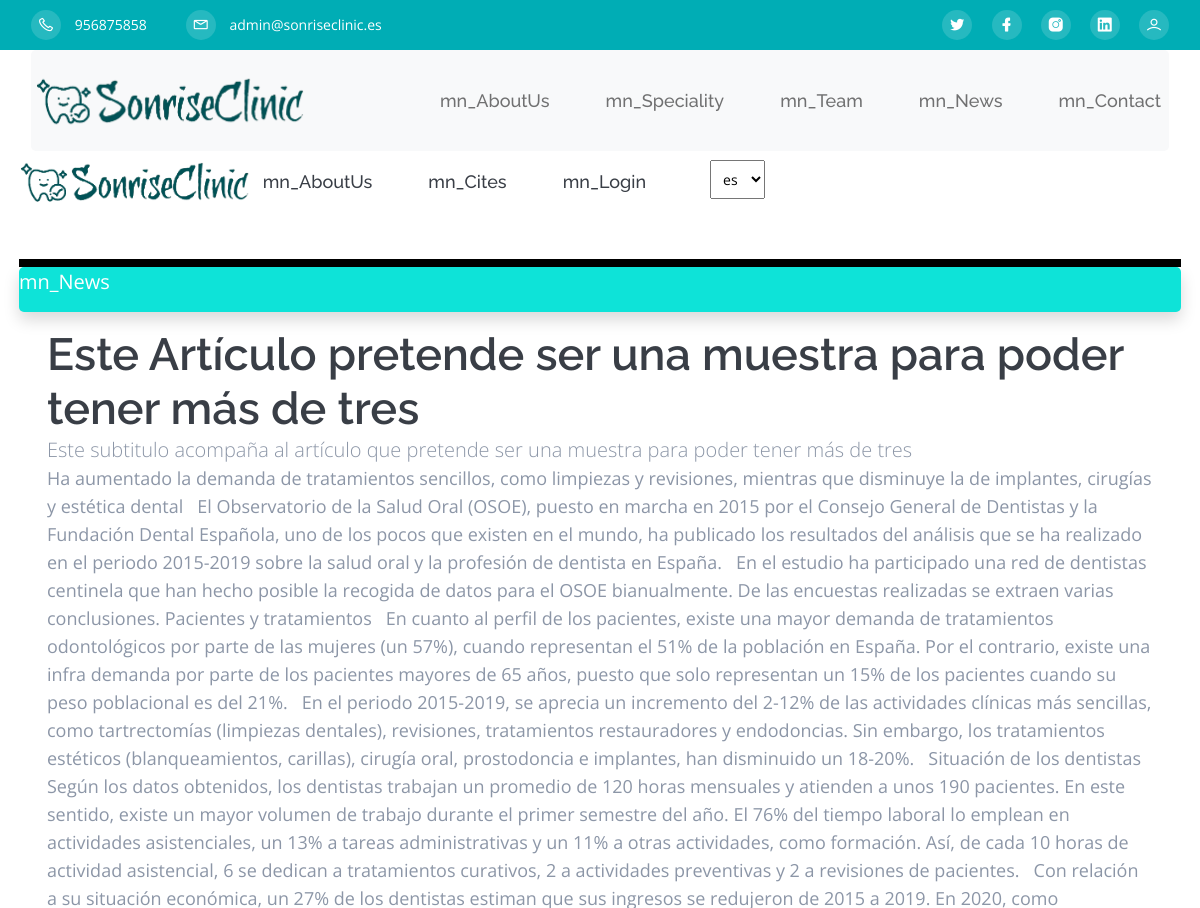
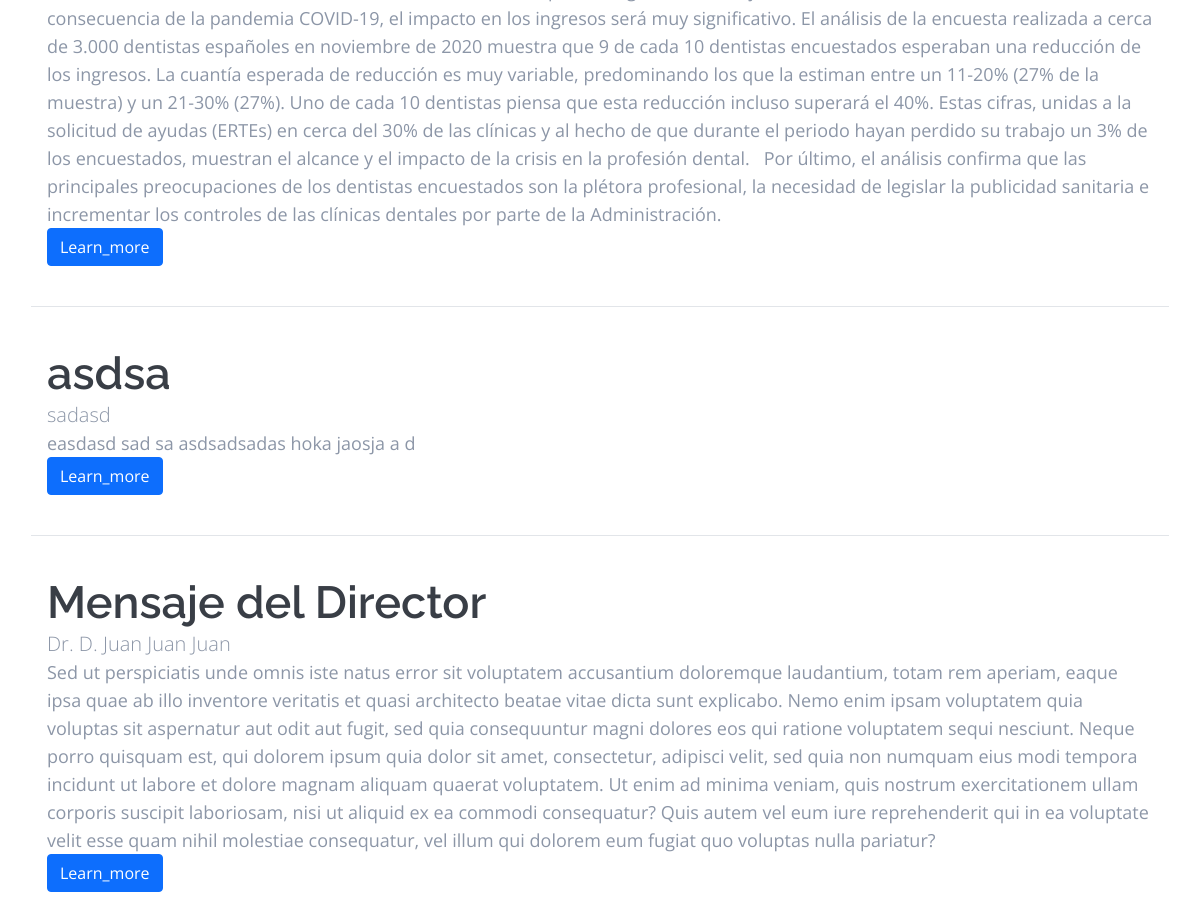
Before: /news.php (upper part) with the older database file (2 pictures, top to bottom).
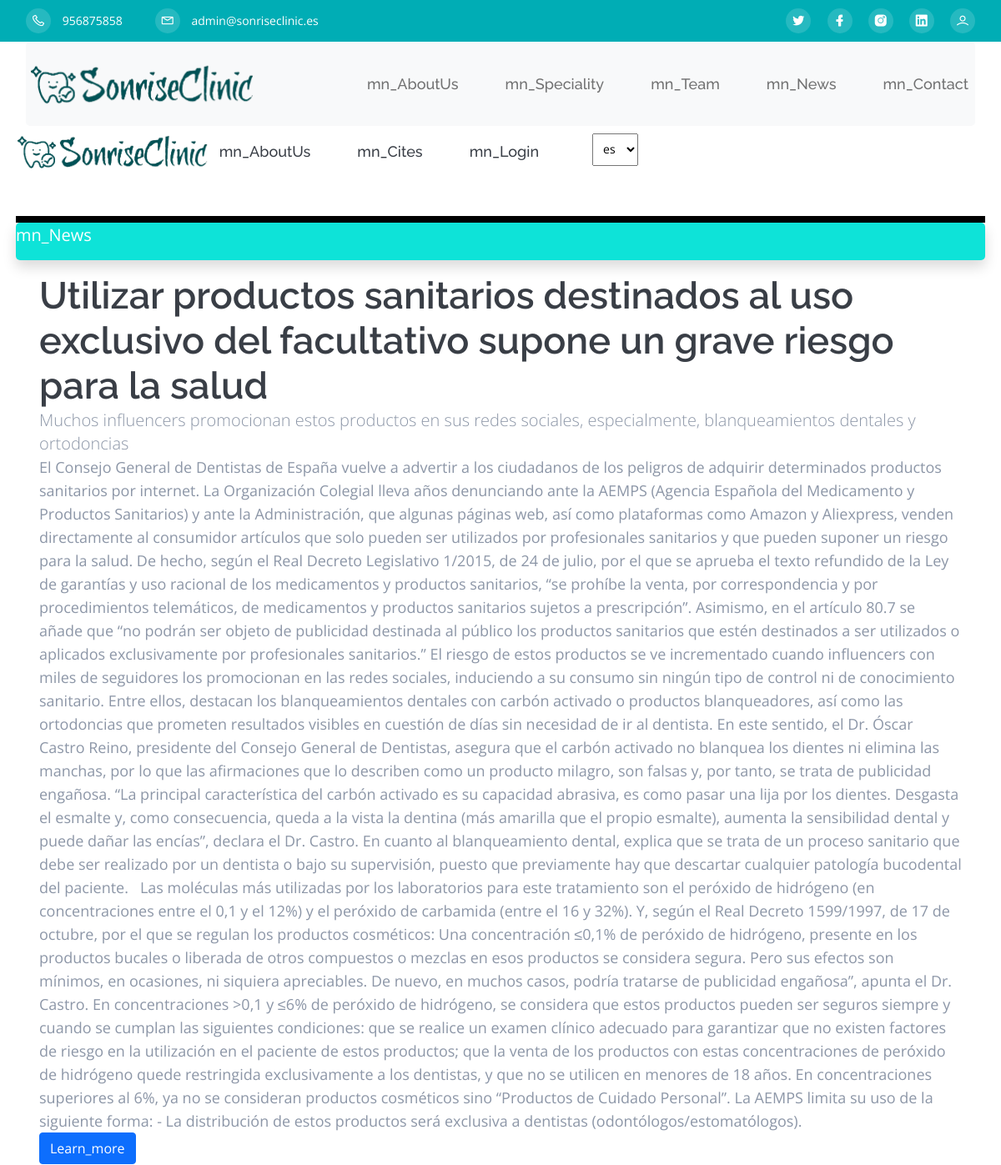
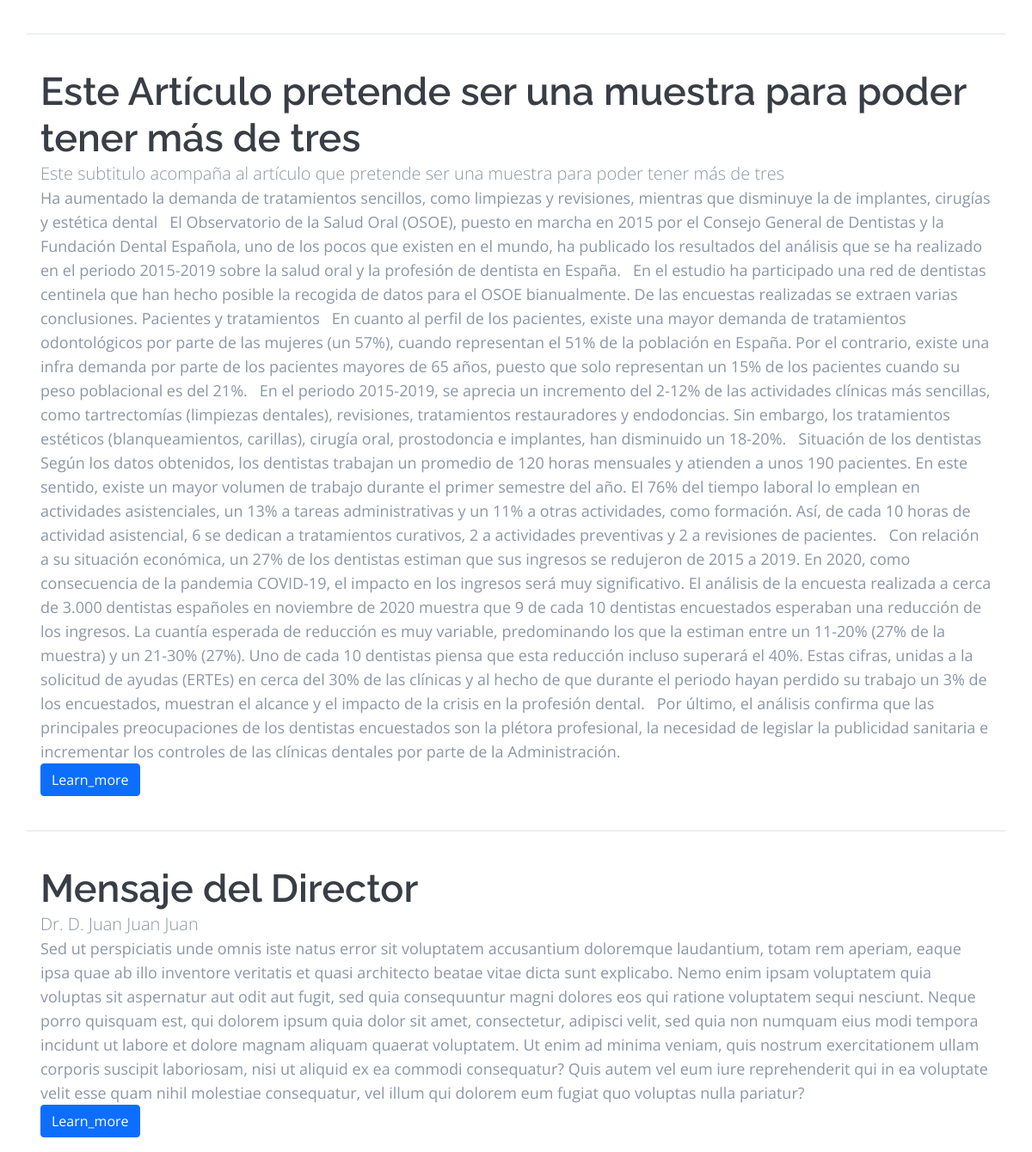
After: the same page with the newer database file (2 pictures, top to bottom).
### tables this page shows
CREATE TABLE `settings` (
  `id` int(9) NOT NULL,
  `type` varchar(10) NOT NULL,
  `label` varchar(25) NOT NULL,
  `value` varchar(400) NOT NULL
);

CREATE TABLE `articles` (
  `id` int(9) NOT NULL,
  `category` int(9) NOT NULL,
  `title` varchar(255) NOT NULL,
  `subtitle` varchar(255) NOT NULL,
  `text` text NOT NULL,
  `image` varchar(255) DEFAULT NULL,
  `date_created` datetime NOT NULL DEFAULT CURRENT_TIMESTAMP,
  `date_published` datetime DEFAULT NULL,
  `date_modifiqued` datetime DEFAULT NULL,
  `enabled` tinyint(1) NOT NULL,
  `author` int(11) NOT NULL
);

### includes/class.data.php (called while the page is built, shortened)
<?php
class DataBase
{
    var $connection;
    public function __construct()
    {
        if (DB_PASS == NULL)
            $this->connection = mysqli_connect(DB_SERVER, DB_USER, DB_NAME);
        else
            $this->connection = mysqli_connect(DB_SERVER, DB_USER, DB_PASS, DB_NAME);
        return true;
    }
    public function send($sql, $type = 'ARRAY')
    {
        $result = mysqli_query($this->connection, $sql) or die(mysqli_error($this->connection));
        $return = array();
        if ($type == 'ARRAY')
            while (($return[] = mysqli_fetch_array($result))) {
            }
        else {
            while (($return[] = mysqli_fetch_assoc($result))) {
            }
        }
        if (count($return) > 1)
            unset($return[count($return) - 1]);
        else
            $return = FALSE;
        return $return;
    }
}

### includes/functions.php (called while the page is built, shortened)
<?php
function __($str, $lang = null)
{
	return $str;
}

### News/articles.php (the view, shortened to what the changed rows need)
<div class="container " style="border-top: 8px solid white">
  <?php
    $num_articles =$db->send("SELECT Count(*) FROM articles");
    $num_articles = $num_articles[0][0];
    $truncate = 0;
    $recordset = $db->send("SELECT * FROM articles WHERE enabled = 1 ORDER BY date_created DESC LIMIT 0, $num_articles");
  ?>
  <div class="row" style="border-top: 8px solid black">
    <nav class="navbar navbar-expand-lg shadow navbar-dark" style="padding-top: 0; background-color:#0ee3d8">
    </nav>
  </div>
  <?php
    $cont=0;
    foreach ($recordset as $article): ?>
  <?php if($cont>0) echo "<hr class='my-4'>";?>
  <div class="container-fluid px-3 py-3" style="background-color: white">
    <h2><?=$article['title']?></h2>
    <p class="lead"><?=$article['subtitle']?></p>
    <?php
        $texto = strip_tags($article['text']);
        ?>
    <p<?=$truncate!=0 ? " class='d-inline-block text-truncate' style='max-width: 100%;'" : "" ?>><?=$texto?></p>
      <a class="btn btn-primary btn-md" href="article.php?id=<?=$article['id']?>"
        role="button"><?=__('Learn_more', $lang)?></a>
  </div>
  <?php
    $cont++;
    endforeach;?>
</div>

### sections/header.php (shortened to what the changed rows need)
<header id="home" class="header">
  <div class="header-wrapper">
    <div class="header-top theme-bg">
      <div class="container">
        <div class="row">
          <div class="col-md-4">
            <div class="header-top-right d-none d-md-block">
              <ul>
                <?php
                $db = new DataBase();
                $social = $db->send("SELECT * FROM settings WHERE type = 'social' AND value<>'';");
                if (!empty($social)) :
                  foreach ($social as $key) : ?>
                    <li class="nav-item">
                      <a href="<?= $key['value'] ?>">
                        <i class="<?= $key['label'] ?>"></i>
                      </a>
                    </li>
                <?php endforeach;
                endif;
                ?>
              </ul>
            </div>
          </div>
        </div>
      </div>
    </div>
  </div>
</header>

Changed rows visible on the page:
removed articles: title "asdsa", subtitle "sadasd", text "easdasd sad sa asdsadsadas hoka jaosja a d"
added articles: title "Utilizar productos sanitarios destinados al uso exclusivo del facultativo supone un grave riesgo para la salud", subtitle "Muchos influencers promocionan estos productos en sus redes sociales, especialmente, blanqueamientos dentales y ortodoncias", text "El Consejo General de Dentistas de España vuelve a advertir a los ciudadanos de los peligros de adquirir determinados productos sanitarios por internet. La Organización Colegial lleva años denunciando ante la AEMPS (Agencia Española del Medicamento y Productos Sanitarios) y ante la Administración, que algunas páginas web, así como plataformas como Amazon y Aliexpress, venden directamente al consumidor artículos que solo pueden ser utilizados por profesionales sanitarios y que pueden suponer un riesgo para la salud. De hecho, según el Real Decreto Legislativo 1/2015, de 24 de julio, por el que se aprueba el texto refundido de la Ley de garantías y uso racional de los medicamentos y productos…"
